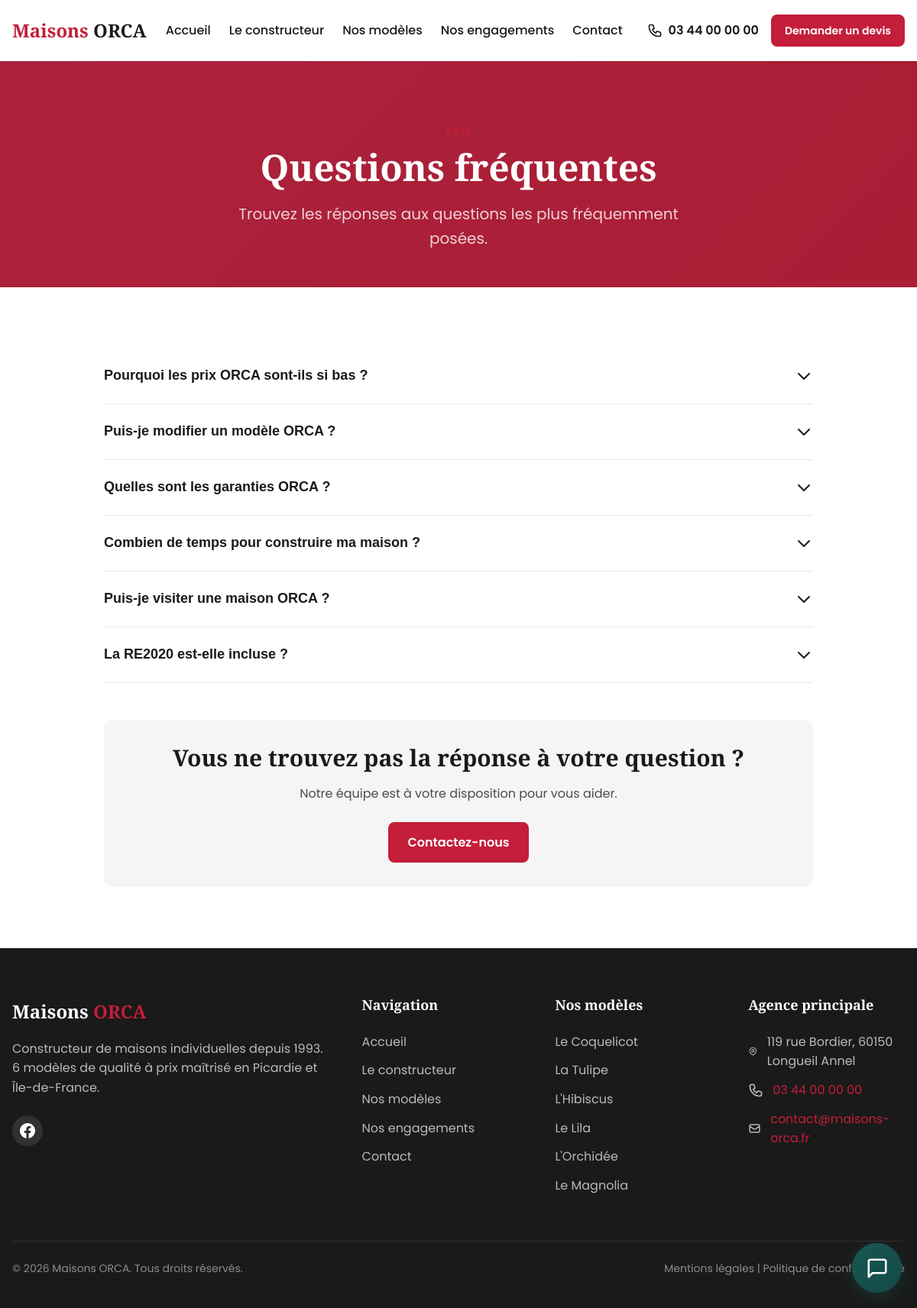
The app's page /faq.php with its own data.
### tables this page shows
CREATE TABLE faq (
    id INT PRIMARY KEY AUTO_INCREMENT,
    question TEXT NOT NULL,
    reponse TEXT NOT NULL,
    categorie VARCHAR(50) DEFAULT 'general',
    ordre_affichage INT DEFAULT 0,
    is_active BOOLEAN DEFAULT TRUE
);

### includes/config.php (called while the page is built, shortened)
<?php
try {
    $pdo = new PDO(
        "mysql:host=" . DB_HOST . ";dbname=" . DB_NAME . ";charset=" . DB_CHARSET,
        DB_USER,
        DB_PASS,
        [
            PDO::ATTR_ERRMODE => PDO::ERRMODE_EXCEPTION,
            PDO::ATTR_DEFAULT_FETCH_MODE => PDO::FETCH_ASSOC,
            PDO::ATTR_EMULATE_PREPARES => false,
        ]
    );
} catch (PDOException $e) {
    die("Erreur de connexion à la base de données. Veuillez réessayer plus tard.");
}
function url($path = '') {
    if ($path === '') {
        return rtrim(SITE_URL, '/');
    }
    return rtrim(SITE_URL, '/') . '/' . ltrim($path, '/');
}
function clean($data) {
    return htmlspecialchars(strip_tags(trim($data)), ENT_QUOTES, 'UTF-8');
}
function getFAQ() {
    global $pdo;
    return $pdo->query("SELECT * FROM faq WHERE is_active = 1 ORDER BY ordre_affichage ASC")->fetchAll();
}

### faq.php (the view, shortened to what this page needs)
<?php
require_once 'includes/config.php';
$faq_items = getFAQ();
include 'includes/header.php';
?>
<header class="page-header">
    <div class="container">
        <p class="section-subtitle">FAQ</p>
        <h1 class="page-header-title">Questions fréquentes</h1>
        <p class="page-header-text">Trouvez les réponses aux questions les plus fréquemment posées.</p>
    </div>
</header>
<section class="section">
    <div class="container container-narrow">
        <div class="faq-list">
            <?php foreach ($faq_items as $item): ?>
            <div class="faq-item">
                <button class="faq-question">
                    <?php echo clean($item['question']); ?>
                    <svg class="faq-icon" fill="none" stroke="currentColor" viewBox="0 0 24 24">
                        <path stroke-linecap="round" stroke-linejoin="round" stroke-width="2" d="M19 9l-7 7-7-7"/>
                    </svg>
                </button>
            </div>
            <?php endforeach; ?>
        </div>
        <div style="margin-top: var(--space-12); background: var(--color-gray-lighter); padding: var(--space-8); border-radius: var(--radius-lg); text-align: center;">
            <h3>Vous ne trouvez pas la réponse à votre question ?</h3>
            <p style="margin-top: var(--space-4);">Notre équipe est à votre disposition pour vous aider.</p>
            <div style="margin-top: var(--space-6);">
                <a href="<?php echo url('contact.php'); ?>" class="btn btn-primary">Contactez-nous</a>
            </div>
        </div>
    </div>
</section>
<?php include 'includes/footer.php'; ?>

### css/style.css (style rules this page uses)
:root { --color-primary: #C41E3A; --color-primary-dark: #9A1830; --color-primary-light: #E85D70; --color-secondary: #2C3E50; --color-secondary-light: #34495E; --color-dark: #1A1A1A; --color-gray-dark: #4A4A4A; --color-gray: #7F7F7F; --color-gray-light: #E8E8E8; --color-gray-lighter: #F5F5F5; --color-white: #FFFFFF; --color-success: #27AE60; --color-warning: #F39C12; --color-error: #E74C3C; --color-info: #3498DB; --font-primary: 'Poppins', -apple-system, BlinkMacSystemFont, 'Segoe UI', Roboto, sans-serif; --font-secondary: 'Playfair Display', Georgia, serif; --text-xs: 0.75rem; --text-sm: 0.875rem; --text-base: 1rem; --text-lg: 1.125rem; --text-xl: 1.25rem; --text-2xl: 1.5rem; --text-3xl: 1.875rem; --text-4xl: 2.25rem; --text-5xl: 3rem; --space-1: 0.25rem; --space-2: 0.5rem; --space-3: 0.75rem; --space-4: 1rem; --space-6: 1.5rem; --space-8: 2rem; --space-12: 3rem; --space-16: 4rem; --space-20: 5rem; --radius-sm: 4px; --radius-md: 8px; --radius-lg: 12px; --radius-xl: 16px; --radius-full: 9999px; --shadow-sm: 0 1px 2px rgba(0,0,0,0.05); --shadow-md: 0 4px 6px -1px rgba(0,0,0,0.1); --shadow-lg: 0 10px 15px -3px rgba(0,0,0,0.1); --shadow-xl: 0 20px 25px -5px rgba(0,0,0,0.1); --transition-fast: 0.15s ease; --transition-base: 0.3s ease; --transition-slow: 0.5s ease; }
*, *::before, *::after { box-sizing: border-box; margin: 0; padding: 0; }
html { scroll-behavior: smooth; font-size: 16px; }
body { font-family: var(--font-primary); font-size: var(--text-base); line-height: 1.6; color: var(--color-gray-dark); background-color: var(--color-white); -webkit-font-smoothing: antialiased; -moz-osx-font-smoothing: grayscale; }
a { color: var(--color-primary); text-decoration: none; transition: color var(--transition-fast); }
h1, h2, h3, h4, h5, h6 { font-family: var(--font-secondary); font-weight: 700; line-height: 1.2; color: var(--color-dark); margin-bottom: var(--space-4); }
h1 { font-size: var(--text-5xl); }
h3 { font-size: var(--text-3xl); }
p { margin-bottom: var(--space-4); }
.container { width: 100%; max-width: 1280px; margin: 0 auto; padding: 0 var(--space-4); }
.container-narrow { max-width: 960px; }
.btn { display: inline-flex; align-items: center; justify-content: center; gap: var(--space-2); padding: var(--space-3) var(--space-6); font-family: var(--font-primary); font-size: var(--text-base); font-weight: 600; text-align: center; text-decoration: none; border: 2px solid transparent; border-radius: var(--radius-md); cursor: pointer; transition: all var(--transition-base); }
.btn-primary { background-color: var(--color-primary); color: var(--color-white); border-color: var(--color-primary); }
.section { padding: var(--space-20) 0; }
.section-subtitle { font-size: var(--text-sm); font-weight: 600; text-transform: uppercase; letter-spacing: 0.1em; color: var(--color-primary); margin-bottom: var(--space-2); }
.faq-item { border-bottom: 1px solid var(--color-gray-light); }
.faq-question { display: flex; align-items: center; justify-content: space-between; width: 100%; padding: var(--space-6) 0; font-size: var(--text-lg); font-weight: 600; color: var(--color-dark); background: none; border: none; cursor: pointer; text-align: left; }
.faq-icon { width: 24px; height: 24px; transition: transform var(--transition-base); }
.page-header { background: linear-gradient(135deg, var(--color-secondary) 0%, var(--color-dark) 100%); color: var(--color-white); padding: calc(var(--space-20) + 80px) 0 var(--space-12); text-align: center; }
.page-header-title { color: var(--color-white); margin-bottom: var(--space-4); }
.page-header-text { font-size: var(--text-xl); opacity: 0.8; max-width: 600px; margin: 0 auto; }

### records on screen
faq: question "Pourquoi les prix ORCA sont-ils si bas ?"
faq: question "Puis-je modifier un modèle ORCA ?"
faq: question "Quelles sont les garanties ORCA ?"
faq: question "Combien de temps pour construire ma maison ?"
faq: question "Puis-je visiter une maison ORCA ?"
faq: question "La RE2020 est-elle incluse ?"

### other values on screen
$site_config['site_phone'] "03 44 00 00 00"
$site_config['site_address'] "119 rue Bordier, 60150 Longueil Annel"
$site_config['site_email'] "contact@maisons-orca.fr"
